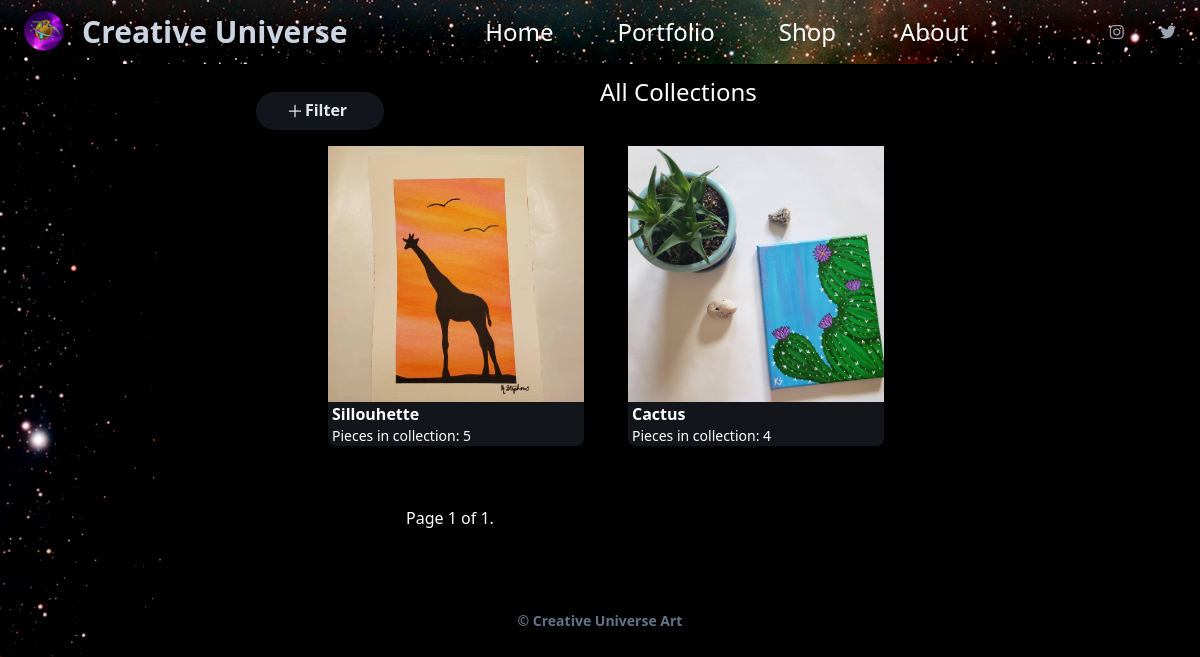
/portfolio/collections/, run on the app's committed database.
### artpage/models.py (models this page shows, shortened)
class Collection(models.Model):
    name= models.CharField(max_length=50)
    description= models.CharField(max_length=500)
    image= models.ImageField(blank=True, upload_to='collections/')
    last_updated= models.DateTimeField(auto_now=True)
    objects = models.Manager()
    all_collections = CollectionManager()

### artpage/views.py (the view)
# urls.py: path('collections/', views.AllCollectionView.as_view(), name='all_collections'),
class AllCollectionView(ListView):
    model = Collection
    def get(self, request):
        art_type = ArtType.objects.all()
        collections= Collection.all_collections.order_by('-last_updated')
        paginator = Paginator(collections, 9)
        page_number = request.GET.get('page')
        page_obj = paginator.get_page(page_number)
        template = 'all_collections.html'
        context = {
            'collections' : collections,
            'art_type' : art_type,
            'page_obj' : page_obj,
        }
        return render(request, template, context)

### artpage/models.py (called while the page is built)
    def get_queryset(self):
        return super().get_queryset().exclude(name='No Collection')

    def __str__(self):
        return self.name

### artpage/templates/all_collections.html (shortened to what this page needs)
{% extends 'index.html' %}
{% if collections.count < 3 %}
    {% block background_option %}
    bg-cover
    {% endblock %}
{% endif %}
{% block content %}
<div class="flex flex-row justify-between px-8">
    <span class="basis-1/4 pt-5"><p>{% include 'category_select.html' %}</span>
    <span class="basis-1/4"><h1 class="text-xl md:text-2xl my-3">All Collections</h1></span>
</div>
<div class="grid lg:grid-cols-2 xl:grid-cols-3 gap-10 px-2 py-2 mx-auto w-3/4 xl:w-3/4 mb-4">
    {% if collections %}
    {% for collect in collections %}
    <div class="bg-slate-600 overflow-hidden md:w-64 w-64 mx-2 bg-opacity-25 rounded-b-lg">
        <a href="{% url 'collection_detail' collect.id %}" ><img src="{{ collect.image.url }}" class="h-64 md:h-64 w-full object-cover"alt=""></a>
        <a href="{% url 'collection_detail' collect.id %}" ><h2 class="font-bold bold_underline pl-1">{{ collect.name }}</h2></a>
        <h2 class="font-medium text-sm pl-1">Pieces in collection: {{ collect.artpiece_set.count }}</h2>
    </div>
    {% endfor %}
    {% include "paginator.html" %}
    {% else %}
    <p>No collections to display at this time.</p>
    {% endif %}
</div>
{% endblock %}

### data on the page
Collection: image (picture), name "Sillouhette", artpiece_set.count "5"
Collection: image (picture), name "Cactus", artpiece_set.count "4"

### other printed values
{{ page_obj.number }} "1"
{{ page_obj.paginator.num_pages }} "1"
